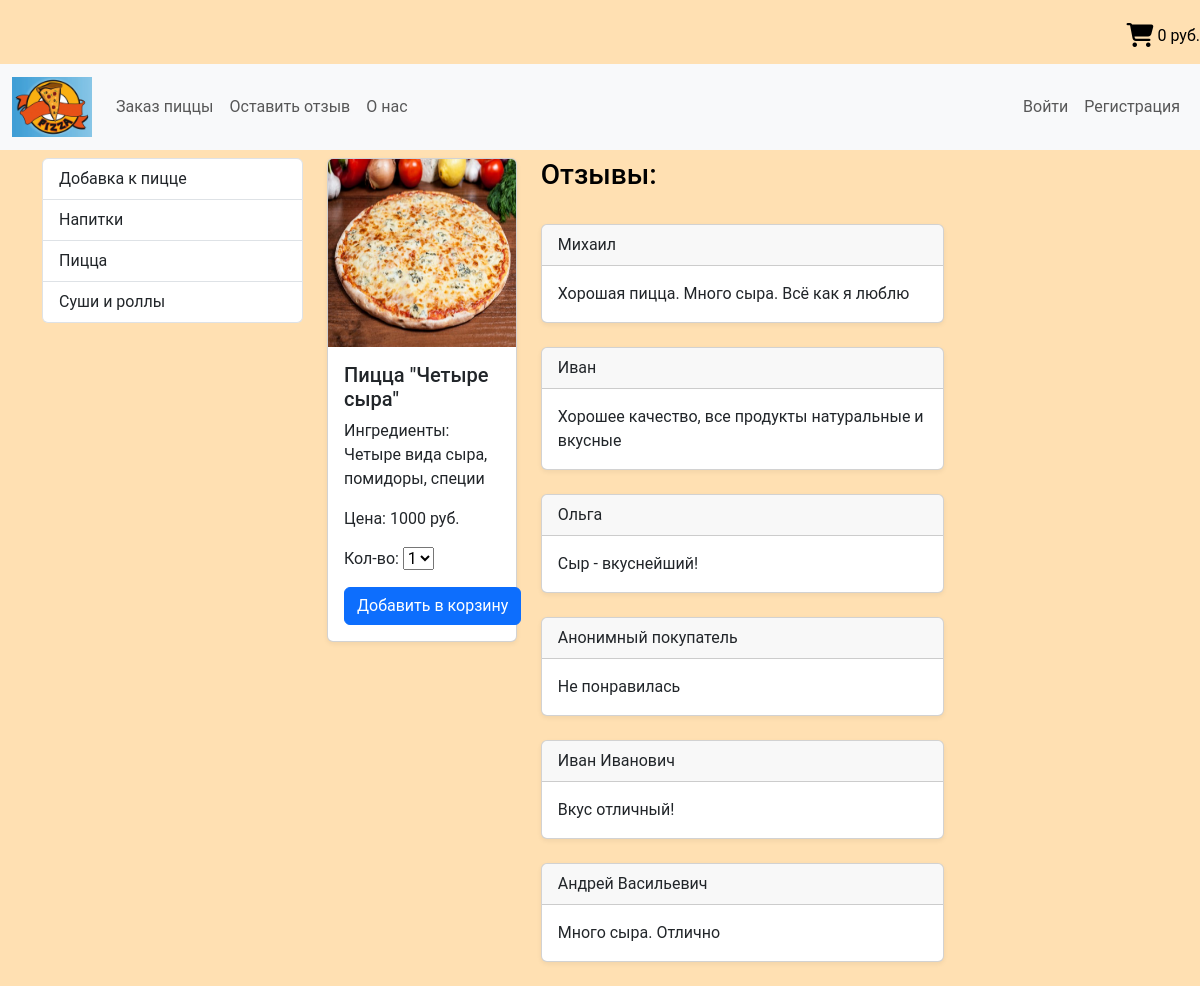
/product/1/, run on an earlier commit of the app's database.
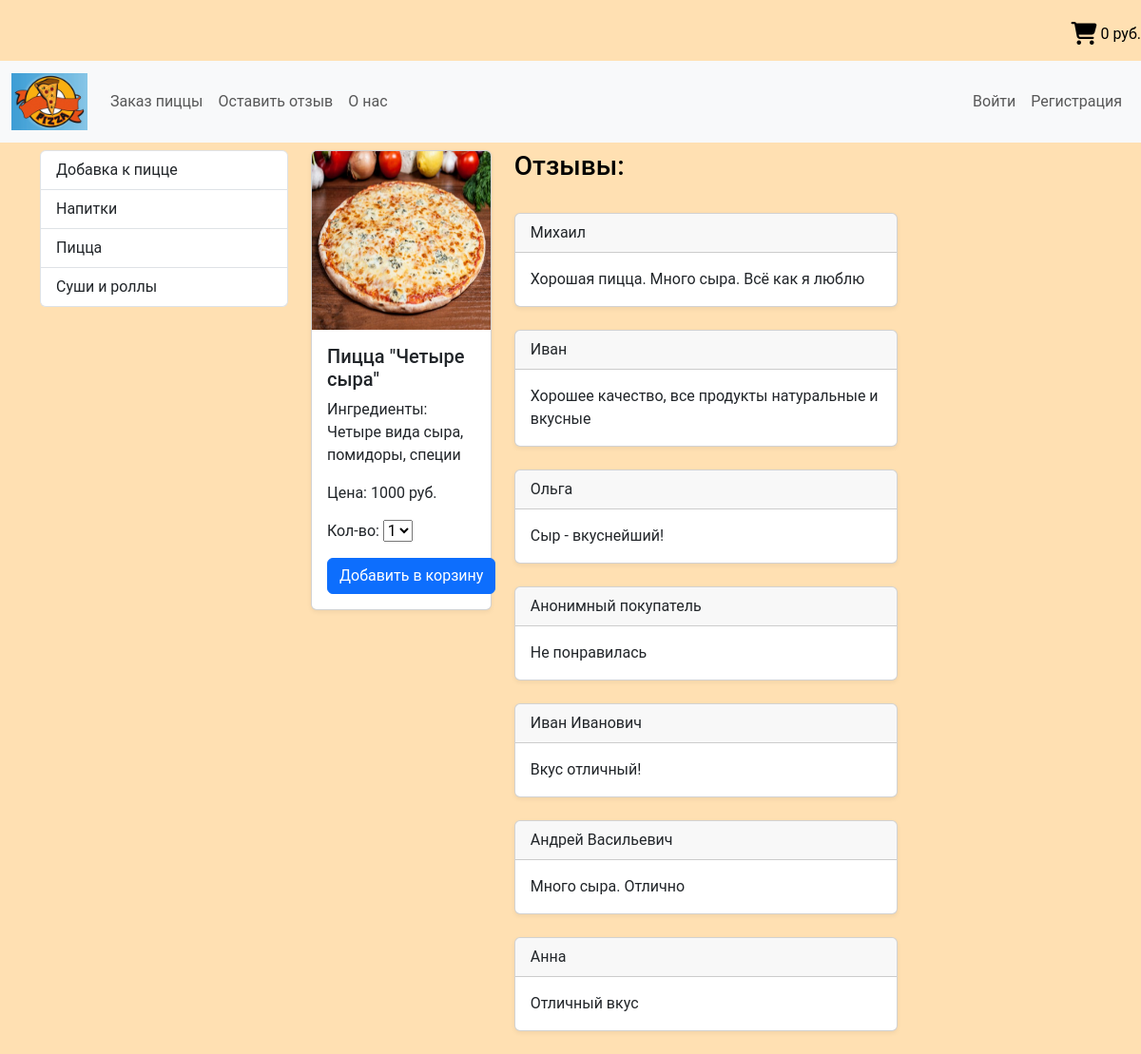
And on a later commit of the database.
### pizza_shop/models.py (models this page shows, shortened)
class TypeOfProduct(models.Model):
    nameOfType = models.CharField(max_length=50, db_index=True, verbose_name='Тип продукта')
    slug = models.SlugField(max_length=200, unique=True, db_index=True)
    def get_absolute_url(self):
        return reverse_lazy('type', kwargs={"type_id": self.pk})
    class Meta:
        verbose_name = 'Тип еды'
        verbose_name_plural = 'Типы еды'
        ordering = ['nameOfType']

class Pizza(models.Model):
    name = models.CharField(max_length=100, db_index=True, verbose_name='Наименование продукта')
    shortName = models.CharField(max_length=20, verbose_name='Краткое наименование продукта')
    slug = models.SlugField(max_length=200, db_index=True, unique=True, verbose_name='URL')
    ingredients = models.TextField(verbose_name='Список ингредиентов', blank=True)  # необязательно для заполнения
    currentPrice = models.DecimalField(max_digits=10, decimal_places=2, verbose_name='Текущая цена')
    photo = models.ImageField(upload_to='photos/', verbose_name='Фото', blank=True)  # необязательно для заполнения
    is_ready = models.BooleanField(default=True, verbose_name='Готовность для продажи')
    type_product = models.ForeignKey('TypeOfProduct', on_delete=models.PROTECT, verbose_name='Тип продукта', null=True,
                                     default=1)
    def __str__(self):
        return self.name
    class Meta:
        verbose_name = 'Продукт'
        verbose_name_plural = 'Продукты для заказа'
        ordering = ['name']

class Feedbacks(models.Model):
    buyer = models.CharField(max_length=100, db_index=True, null=True,
                             verbose_name='Имя')  # default="Анонимный покупатель"
    product = models.ForeignKey('Pizza', on_delete=models.PROTECT, verbose_name='Наименование продукта', null=True,
                                related_name="feedbacks")
    comment = models.CharField(max_length=250, db_index=False, verbose_name='Отзыв')
    user = models.ForeignKey(User, on_delete=models.PROTECT, verbose_name='Пользователь', null=True,
                             related_name='users')
    class Meta:
        verbose_name = 'Отзыв (комментарий)'
        verbose_name_plural = 'Отзывы (комментарии)'
        ordering = ['product']

### pizza_shop/views.py (the view)
# urls.py: path('product/<int:product_id>/', ShowProduct.as_view(), name='show_product'),
class ShowProduct(DetailView):
    model = Pizza
    template_name = 'pizza_shop/show_product.html'
    pk_url_kwarg = 'product_id'  # название параметра, который передаёт в класс id (или pk)
    context_object_name = 'pizza_item'  # под этим именем в html используется наша модель
    def get_context_data(self, *, object_list=None, **kwargs):
        context = super().get_context_data(**kwargs)
        context['cart_product_form'] = CartAddProductForm()  # передаём корзину в html
        context['title'] = Pizza.objects.get(pk=self.kwargs['product_id'])  # в title присваиваем название товара
        context['feedbacks'] = Feedbacks.objects.filter(product=self.kwargs['product_id'])  # отзывы
        context['category'] = Pizza.objects.get(pk=self.kwargs['product_id']).type_product
        return context

### cart/forms.py
class CartAddProductForm(forms.Form):
    quantity = forms.TypedChoiceField(choices=PRODUCT_QUANTITY_CHOICES, coerce=int, label='Кол-во')
    update = forms.BooleanField(required=False, initial=False, widget=forms.HiddenInput)

### cart/cart.py (called while the page is built)
    def __len__(self):
        return sum(item['quantity'] for item in self.cart.values())

### cart/context_processors.py (called while the page is built)
def cart(request):
    return {'cart': Cart(request)}

### pizza_shop/templatetags/pizza_tags.py (called while the page is built)
@register.inclusion_tag('pizza_shop/list_typeOfProducts.html')
def show_types_products():
    return {"typeOfProduct": TypeOfProduct.objects.all()}    # "typeOfProduct" - соответствует списку типов(категорий) товаров

### pizza_shop/templates/pizza_shop/show_product.html (shortened to what this page needs)
{% extends 'base.html' %}
{% block sidebar %}
{% include 'inc/_sidebar.html' %}
{% endblock %}
{% block listOfProduct %}
    <div class="row">
        <div class = "col-md-3">
            <div class="card">
                <img src= {{pizza_item.photo.url}}  class = "card-img-top" height="188" alt="{{pizza_item.shortName}}">
                <div class="card-body">
                    <h5 class="card-title">{{ pizza_item.name}}</h5>
                    <p class="card-text">Ингредиенты: {{pizza_item.ingredients}}</p>
                    <p class="card-text">Цена: {{pizza_item.currentPrice|floatformat:0}} руб.</p>
                    <form action="{% url 'cart_add' pizza_item.pk %}" method="post">
                        <p class="card-text">{{ cart_product_form }}</p>
                        <input type="submit" class="btn btn-primary" value="Добавить в корзину">
                    </form>
                </div>
            </div>
        </div>
        <div class = "col-md-6">
            <h3>Отзывы:</h3>
            <br>
            {% for feedback in feedbacks %}
                <div class="card">
                  <div class="card-header">
                    {{feedback.buyer}}
                  </div>
                  <div class="card-body">
                    <p class="card-text">{{feedback.comment}}</p>
                  </div>
                </div>
                <br>
            {% endfor%}
        </div>
    </div>
{% endblock %}

### templates/base.html (shortened to what this page needs)
<!doctype html>
{% load static %}
<html lang="ru">
<head>
    <link rel="stylesheet" href="{% static 'bootstrap/css/bootstrap.min.css' %}">
    <link rel="stylesheet" href="{% static 'css/style.css' %}">
</head>
<body link="White">
<div align="right" class="cart">
    {% with total_items=cart|length %}
    {% if cart|length > 0 %}
    <br>
    <p>
        <a href="#" data-bs-toggle="modal" data-bs-target="#modal-cart">
            <i class="fa-solid fa-cart-shopping fa-xl"></i>
        </a>
        {{ cart.get_total_price }} руб.
    </p>
    <div class="modal fade" id="modal-cart" tabindex="-1" aria-labelledby="exampleModalLabel" aria-hidden="true">
        <div class="modal-dialog modal-xl">
            <div class="modal-content">
                <div class="modal-header">
                    <h1 class="modal-title fs-5" id="exampleModalLabel">Ваша корзина</h1>
                    <button type="button" class="btn-close" data-bs-dismiss="modal" aria-label="Close"></button>
                </div>
                <div class="modal-body">
                    <table class="table">
                        <thead>
                        <tr>
                            <th scope="col">Фото</th>
                            <th scope="col">Наименование продукта</th>
                            <th scope="col">Количество</th>
                            <th scope="col">Цена продукта</th>
                            <th scope="col">Итоговая цена</th>
                        </tr>
                        </thead>
                        <tbody>
                        {% for item in cart %}
                        {% with product=item.product %}
                        <tr>
                            <td scope="row">
                                <a href="{{ product.get_absolute_url }}">
                                    <img src="{% if product.photo.url %}{{ product.photo.url }}{% else %}{% static 'photo/no_image.png' %}{% endif %}"
                                         width="100" height="100">
                                </a>
                            </td>
                            <td> {{ product.name }}</td>
                            <td>
                                {{item.quantity}}
                            </td>
                            <td class="num"> {{ item.price }}руб.</td>
                            <td class="num"> {{ item.total_price }}руб.</td>
                        </tr>
                        {% endwith %}
                        {% endfor %}
                        <tr class="total">
                            <td>Total</td>
                            <td colspan="3"></td>
                            <td class="num"> {{ cart.get_total_price }}руб.</td>
                        </tr>
                        </tbody>
                    </table>
                </div>
                <div class="modal-footer d-flex justify-content-center">
                    <a class="btn btn-primary" href="{% url 'list' %}" role="button">Продолжить покупки</a>
                    <a class="btn btn-primary" href="{% url 'cart_detail' %}" role="button">Оформить заказ</a>
                </div>
            </div>
        </div>
    </div>
    {% else %}
    <br>
    <p><i class="fa-solid fa-cart-shopping fa-xl"></i> 0 руб.</p>
    {% endif %}
    {% endwith %}
</div>
{% include 'inc/_nav.html' %}
<div class="container mt-2">
    <div class="row">
        <div class="col-md-3">
            {% block sidebar %} {% endblock %}
        </div>
        <div class="col-md-9">
            {% block listOfProduct %} {% endblock %}
        </div>
    </div>
</div>
</body>
</html>

### templates/inc/_nav.html (shortened to what this page needs)
 <nav class="navbar navbar-expand-lg bg-light">
  <div class="container-fluid">
    <a class="navbar-brand" href="{% url 'home' %}" ><img src={{os.path}}"/media/photos/Logo.jpg" width=100% height="60px" alt="Пиццерия 4 сыра"></a>
    <div class="collapse navbar-collapse" id="navbarSupportedContent">
      <ul class="navbar-nav me-auto mb-2 mb-lg-0">
        <li class="nav-item"> <a class="nav-link" aria-current="page" href="{% url 'list' %}">Заказ пиццы</a> </li>
        <li class="nav-item"> <a class="nav-link" href="{% url 'add_feedback' %}">Оставить отзыв</a> </li>
        <li class="nav-item"> <a class="nav-link" href="{% url 'contacts' %}">О нас</a> </li>
      </ul>
      <ul class="navbar-nav ms-auto mb-2 mb-lg-0">
        {% if request.user.is_authenticated %}
          <li class="nav-item"> <a class="nav-link" href="{% url 'logout' %}">{{user.username}} | Выйти</a></li>
        {% else %}
          <li class="nav-item"> <a class="nav-link" href="{% url 'login' %}">Войти</a> </li>
          <li class="nav-item"> <a class="nav-link" href="{% url 'register' %}">Регистрация</a> </li>
        {% endif %}
      </ul>
    </div>
  </div>
</nav>

### templates/inc/_sidebar.html
{% load pizza_tags %}
{% show_types_products %}

### pizza_shop/templates/pizza_shop/list_typeOfProducts.html
<div class="list-group">
    {% for item in typeOfProduct %}
        <a href="{{ item.get_absolute_url }}" class="list-group-item list-group-item-action"> {{item.nameOfType}} </a>
    {% endfor %}
</div>

### mypizza/static/css/style.css (style rules this page uses)
html { font-size:16px; }
body { font-family: 'Roboto', sans-serif; background-color: #ffe0b2; font-size:16px; font-weight:400; color:#000; min-weight:320px; }
img { max-width: 100%; max-height:100%; }
.card { box-shadow: 0 2px 5px 0 rgba(0,0,0,0.06); transition: all .3s; }
.list-group { margin-bottom:20px; }

What changed in the data, as far as the page shows it:
added Feedbacks: buyer "Анна", comment "Отличный вкус"
